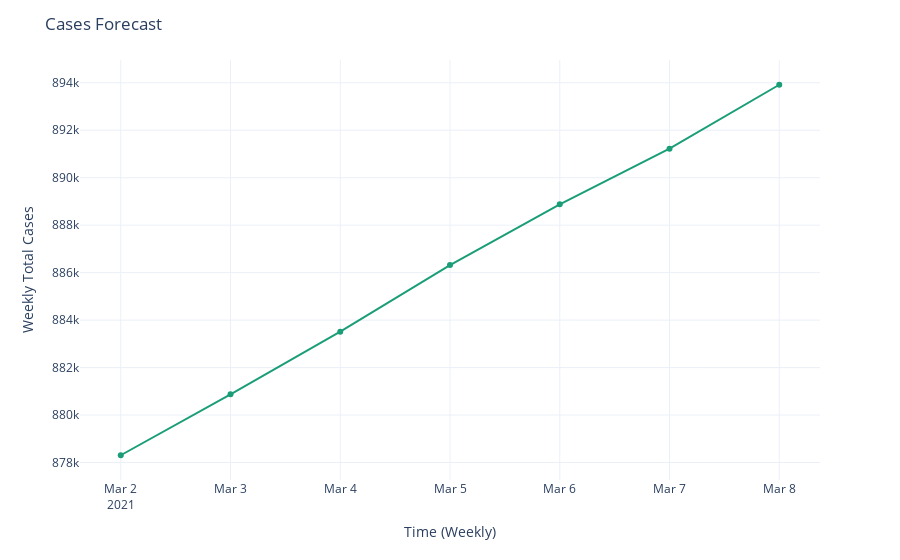

Notebook cell for this chart:
### Code cell
def view_data(d, target, date_col):
    fig = px.line(d[target], x=d.index.get_level_values(date_col), y=target[0], color_discrete_sequence=px.colors.qualitative.Dark2)
    fig.update_layout(xaxis=dict(title='Time (Weekly)'), yaxis=dict(title='Weekly Total '+ target[0]), title = target[0] +' Forecast')
    fig.update_traces(mode='markers+lines')
    fig.layout.template = 'plotly_white'
    fig.show()

view_data(df_forecast, target, date_col)

### Figure 1 — Plotly figure (JSON) as saved in the notebook; plotly's stock layout.template omitted (floating-point values rounded to 4 significant figures)
{"data": [{"hovertemplate": "Date=%{x}<br>Cases=%{y}<extra></extra>", "legendgroup": "", "line": {"color": "rgb(27,158,119)", "dash": "solid"}, "mode": "markers+lines", "name": "", "orientation": "v", "showlegend": false, "type": "scatter", "x": ["2021-03-02T00:00:00", "2021-03-03T00:00:00", "2021-03-04T00:00:00", "2021-03-05T00:00:00", "2021-03-06T00:00:00", "2021-03-07T00:00:00", "2021-03-08T00:00:00"], "xaxis": "x", "y": [878300.0, 880900.0, 883500.0, 886300.0, 888900.0, 891200.0, 893900.0], "yaxis": "y"}], "layout": {"autosize": true, "legend": {"tracegroupgap": 0}, "margin": {"t": 60}, "title": {"text": "Cases Forecast"}, "xaxis": {"anchor": "y", "autorange": true, "domain": [0, 1], "range": ["2021-03-01 15:03:14.1343", "2021-03-08 08:56:45.8657"], "title": {"text": "Time (Weekly)"}, "type": "date"}, "yaxis": {"anchor": "x", "autorange": true, "domain": [0, 1], "range": [877200.0, 895000.0], "title": {"text": "Weekly Total Cases"}, "type": "linear"}}}
